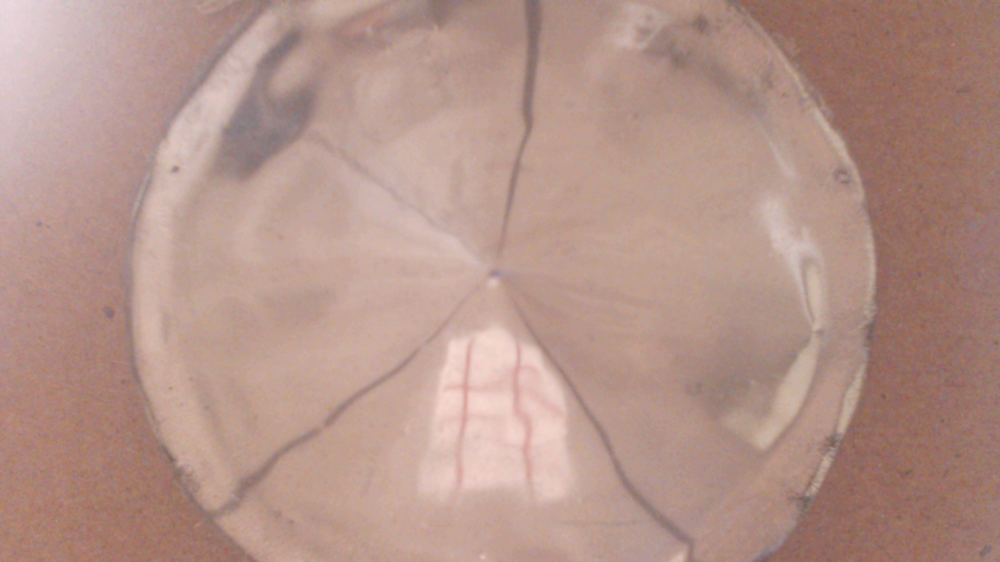
#> input picture cone_mirror/Cone mirror codes/test.png, 1000 x 562 px, shrunk from 1920 x 1080 before the run
$ python unwarp_simple.py
#> lines starting #> are read from the running program, lines starting #| are printed output that depends on the picture
import cv2
import numpy as np
import matplotlib.pyplot as plt

img = cv2.imread('./test.png')
#> img is the input picture: shape (562, 1000, 3); mean B, G, R 137.9, 147.9, 180.4

# Preprocess
grayimg = cv2.cvtColor(img, cv2.COLOR_BGR2GRAY)
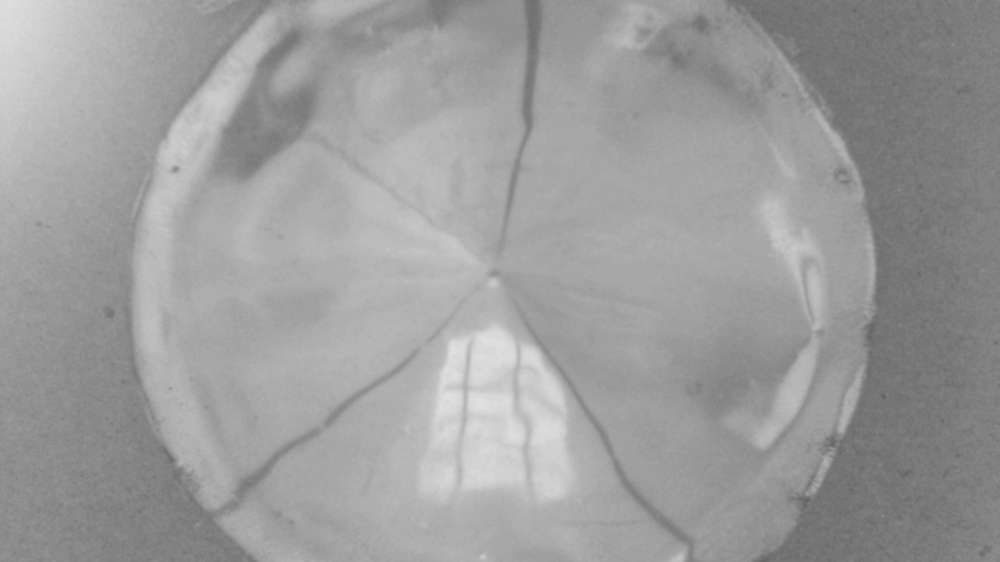
#> grayimg: shape (562, 1000); min 97, max 224, mean 156.5
grayimg = cv2.GaussianBlur(grayimg, (9, 9), 2)

# Detect circle
circles = cv2.HoughCircles(
    grayimg,
    cv2.HOUGH_GRADIENT,
    dp=1.2,
    minDist=grayimg.shape[0] / 2,
    param1=100,
    param2=30,
    minRadius=50,
    maxRadius=0
)
#> circles = None

if circles is None:
#> (the run stopped early here; a loop or call above may not have finished)

$ run again, with cone_mirror/Cone mirror codes/capture_20250801_015842.png copied over cone_mirror/Cone mirror codes/test.png
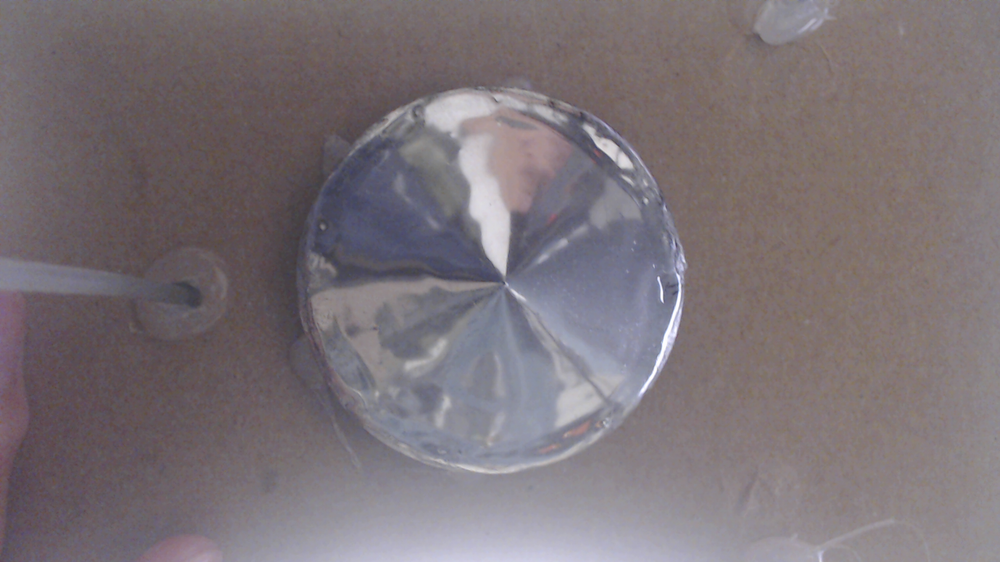
#> input picture cone_mirror/Cone mirror codes/capture_20250801_015842.png, 1000 x 562 px, shrunk from 1920 x 1080 before the run
#> img is the input picture: shape (562, 1000, 3); mean B, G, R 118.7, 114, 122.8
#> `grayimg = cv2.GaussianBlur(grayimg, (9, 9), 2)`:
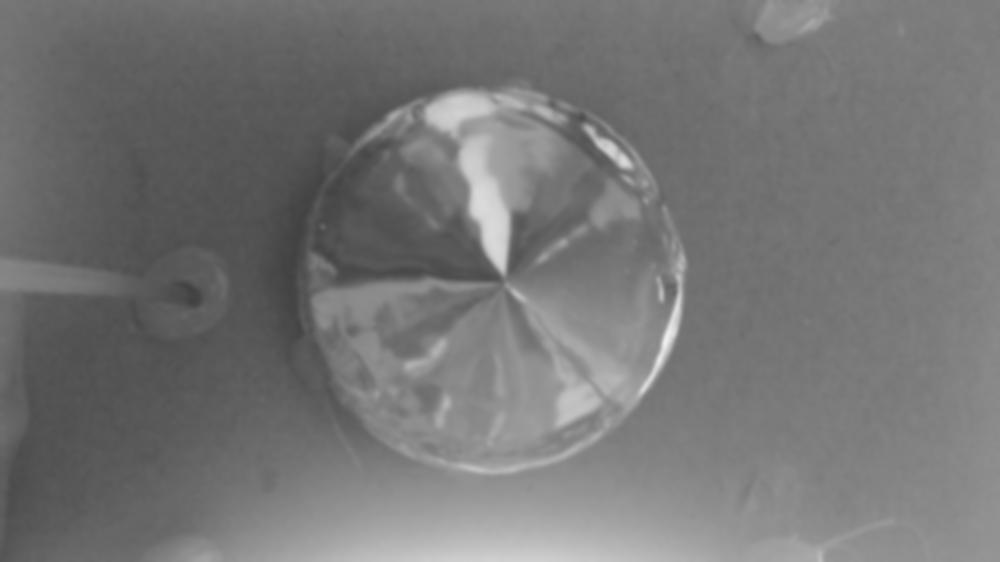
#> grayimg: shape (562, 1000); min 65, max 239, mean 117.2
#> circles = [[491.4, 270.6, 187]]
#> x0 = 491.4; y0 = 270.6; r = 187
#> center = (491.4, 270.6)
#> radius = 149
#> dsize = (360, 149)
#> `polar = cv2.rotate(polar, cv2.ROTATE_90_CLOCKWISE)`:
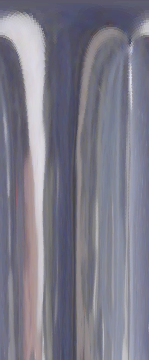
#> polar: shape (360, 149, 3); mean B, G, R 136.4, 122.5, 123.8
